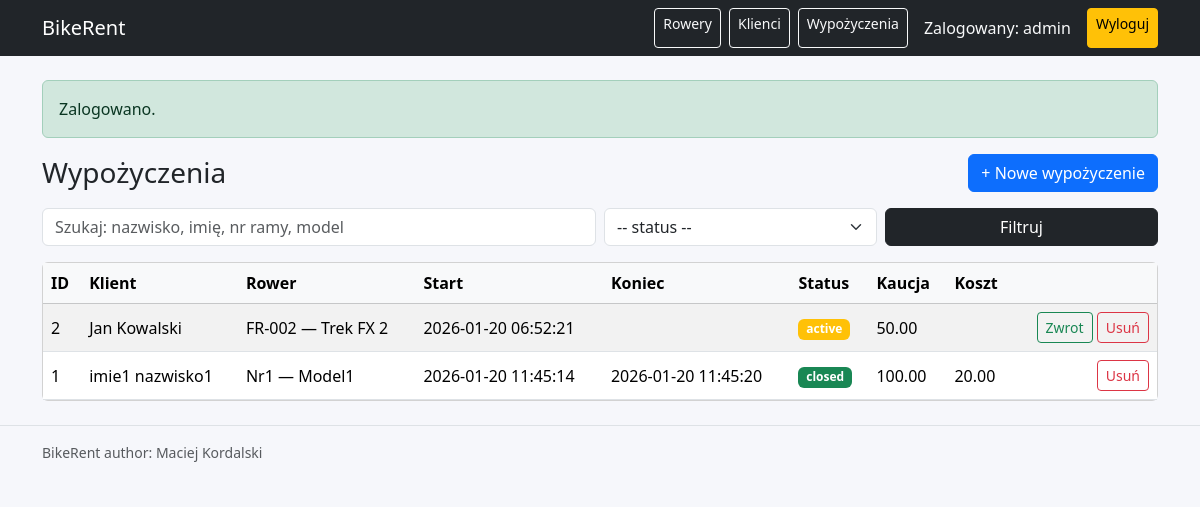
/rentals_list.php (signed in), run on the app's committed database.
### tables this page shows
CREATE TABLE `users` (
  `id` int(11) NOT NULL,
  `username` varchar(50) NOT NULL,
  `password_hash` varchar(255) NOT NULL,
  `role` varchar(20) NOT NULL DEFAULT 'staff',
  `created_at` timestamp NOT NULL DEFAULT current_timestamp()
);

CREATE TABLE `rentals` (
  `id` int(11) NOT NULL,
  `bike_id` int(11) NOT NULL,
  `client_id` int(11) NOT NULL,
  `user_id` int(11) NOT NULL,
  `start_at` datetime NOT NULL,
  `end_at` datetime DEFAULT NULL,
  `deposit` decimal(10,2) NOT NULL DEFAULT 0.00,
  `price_total` decimal(10,2) DEFAULT NULL,
  `status` enum('active','closed') NOT NULL DEFAULT 'active'
);

CREATE TABLE `clients` (
  `id` int(11) NOT NULL,
  `first_name` varchar(60) NOT NULL,
  `last_name` varchar(60) NOT NULL,
  `phone` varchar(30) DEFAULT NULL,
  `email` varchar(120) DEFAULT NULL,
  `created_at` timestamp NOT NULL DEFAULT current_timestamp()
);

CREATE TABLE `bikes` (
  `id` int(11) NOT NULL,
  `frame_no` varchar(50) NOT NULL,
  `model` varchar(80) NOT NULL,
  `type` varchar(30) NOT NULL,
  `hour_price` decimal(10,2) NOT NULL,
  `status` enum('available','rented','service') NOT NULL DEFAULT 'available',
  `notes` varchar(255) DEFAULT NULL,
  `created_at` timestamp NOT NULL DEFAULT current_timestamp()
);

### includes/db.php (called while the page is built, shortened)
<?php
function load_config(string $path): array {
    $cfg = parse_ini_file($path, true, INI_SCANNER_TYPED);
    return $cfg;
}
function db(): PDO {
    static $pdo = null;
    if ($pdo instanceof PDO) return $pdo;
    $cfg = load_config(__DIR__ . '/../data/config.ini')['db'];
    $dsn = "mysql:host={$cfg['host']};dbname={$cfg['name']};charset={$cfg['charset']}";
    $pdo = new PDO($dsn, $cfg['user'], $cfg['pass'], [
        PDO::ATTR_ERRMODE => PDO::ERRMODE_EXCEPTION,
        PDO::ATTR_DEFAULT_FETCH_MODE => PDO::FETCH_ASSOC,
    ]);
    return $pdo;
}

### includes/auth.php (called while the page is built, shortened)
<?php
require_once __DIR__ . '/db.php';
function current_user(): ?array {
    $stmt = db()->prepare("SELECT id, username, role FROM users WHERE id = ?");
    $stmt->execute([$_SESSION['user_id']]);
    $u = $stmt->fetch();
    return $u ?: null;
}

### includes/functions.php (called while the page is built, shortened)
<?php
function e(string $s): string { return htmlspecialchars($s, ENT_QUOTES, 'UTF-8'); }
function flash(string $key, ?string $value = null): ?string {
    $msg = $_SESSION['flash'][$key] ?? null;
    return $msg;
}

### public/rentals_list.php (the view, shortened to what this page needs)
<?php
require_once __DIR__ . '/../includes/auth.php';
require_once __DIR__ . '/../includes/db.php';
require_once __DIR__ . '/../includes/functions.php';
require_once __DIR__ . '/../includes/header.php';
$q = trim($_GET['q'] ?? '');
$sql = "
SELECT r.*,
       b.frame_no, b.model,
       c.first_name, c.last_name
FROM rentals r
JOIN bikes b ON b.id = r.bike_id
JOIN clients c ON c.id = r.client_id
WHERE 1=1
";
$params = [];
$sql .= " ORDER BY r.id DESC";
$stmt = db()->prepare($sql);
$stmt->execute($params);
$rentals = $stmt->fetchAll();
?>
<div class="d-flex justify-content-between align-items-center mb-3">
  <h1 class="h3 mb-0">Wypożyczenia</h1>
  <a class="btn btn-primary" href="rental_new.php">+ Nowe wypożyczenie</a>
</div>
<form class="row g-2 mb-3" method="get">
  <div class="col-md-6">
    <input class="form-control" name="q" placeholder="Szukaj: nazwisko, imię, nr ramy, model" value="<?= e($q) ?>">
  </div>
  <div class="col-md-3">
    <select class="form-select" name="status">
      <option value="">-- status --</option>
    </select>
  </div>
  <div class="col-md-3 d-grid">
    <button class="btn btn-dark">Filtruj</button>
  </div>
</form>
<div class="card">
  <div class="table-responsive">
    <table class="table table-striped table-hover mb-0">
      <thead class="table-light">
        <tr>
          <th>ID</th>
          <th>Klient</th>
          <th>Rower</th>
          <th>Start</th>
          <th>Koniec</th>
          <th>Status</th>
          <th>Kaucja</th>
          <th>Koszt</th>
          <th></th>
        </tr>
      </thead>
      <tbody>
        <?php foreach ($rentals as $r): ?>
          <tr>
            <td><?= e((string)$r['id']) ?></td>
            <td><?= e($r['first_name'].' '.$r['last_name']) ?></td>
            <td><?= e($r['frame_no'].' — '.$r['model']) ?></td>
            <td><?= e((string)$r['start_at']) ?></td>
            <td><?= e((string)($r['end_at'] ?? '')) ?></td>
            <td>
              <?php $badge = $r['status']==='active' ? 'warning' : 'success'; ?>
              <span class="badge bg-<?= e($badge) ?>"><?= e($r['status']) ?></span>
            </td>
            <td><?= e((string)$r['deposit']) ?></td>
            <td><?= e((string)($r['price_total'] ?? '')) ?></td>
            <td class="text-end">
              <?php if ($r['status'] === 'active'): ?>
                <a class="btn btn-sm btn-outline-success"
                   href="rental_return.php?id=<?= e((string)$r['id']) ?>">
                   Zwrot
                </a>
              <?php endif; ?>
              <a class="btn btn-sm btn-outline-danger"
                 href="rental_delete.php?id=<?= e((string)$r['id']) ?>"
                 onclick="return confirm('Usunąć wypożyczenie?')">Usuń</a>
            </td>
          </tr>
        <?php endforeach; ?>
      </tbody>
    </table>
  </div>
</div>
<?php require_once __DIR__ . '/../includes/footer.php'; ?>

### includes/header.php (shortened to what this page needs)
<?php
require_once __DIR__ . '/functions.php';
require_once __DIR__ . '/auth.php';
$user = current_user();
?>
<!doctype html>
<html lang="pl">
<head>
  <link href="https://cdn.jsdelivr.net/npm/bootstrap@5.3.8/dist/css/bootstrap.min.css" rel="stylesheet">
  <link href="assets/style.css" rel="stylesheet">
</head>
<body>
<nav class="navbar navbar-expand-lg bg-dark navbar-dark">
  <div class="container">
    <a class="navbar-brand" href="index.php">BikeRent</a>
    <div class="d-flex gap-2">
      <?php if ($user): ?>
        <a class="btn btn-outline-light btn-sm" href="bikes_list.php">Rowery</a>
        <a class="btn btn-outline-light btn-sm" href="clients_list.php">Klienci</a>
        <a class="btn btn-outline-light btn-sm" href="rentals_list.php">Wypożyczenia</a>
        <span class="navbar-text text-light ms-2">Zalogowany: <?= e($user['username']) ?></span>
        <a class="btn btn-warning btn-sm ms-2" href="logout.php">Wyloguj</a>
      <?php else: ?>
        <a class="btn btn-outline-light btn-sm" href="login.php">Logowanie</a>
        <a class="btn btn-outline-light btn-sm" href="register.php">Rejestracja</a>
      <?php endif; ?>
    </div>
  </div>
</nav>
<main class="container my-4">
  <?php if ($m = flash('success')): ?>
    <div class="alert alert-success"><?= e($m) ?></div>
  <?php endif; ?>

### public/assets/style.css (style rules this page uses)
body { background: #f6f7fb; }
table td, table th { vertical-align: middle; }

### data on the page
users: username "admin"
rentals: id "2", client.last_name "Jan Kowalski", bike.model "FR-002 — Trek FX 2", start_at "2026-01-20 06:52:21", status "active", deposit "50.00"
rentals: id "1", client.last_name "imie1 nazwisko1", bike.model "Nr1 — Model1", start_at "2026-01-20 11:45:14", end_at "2026-01-20 11:45:20", status "closed", deposit "100.00", price_total "20.00"

### other printed values
$m "Zalogowano."
